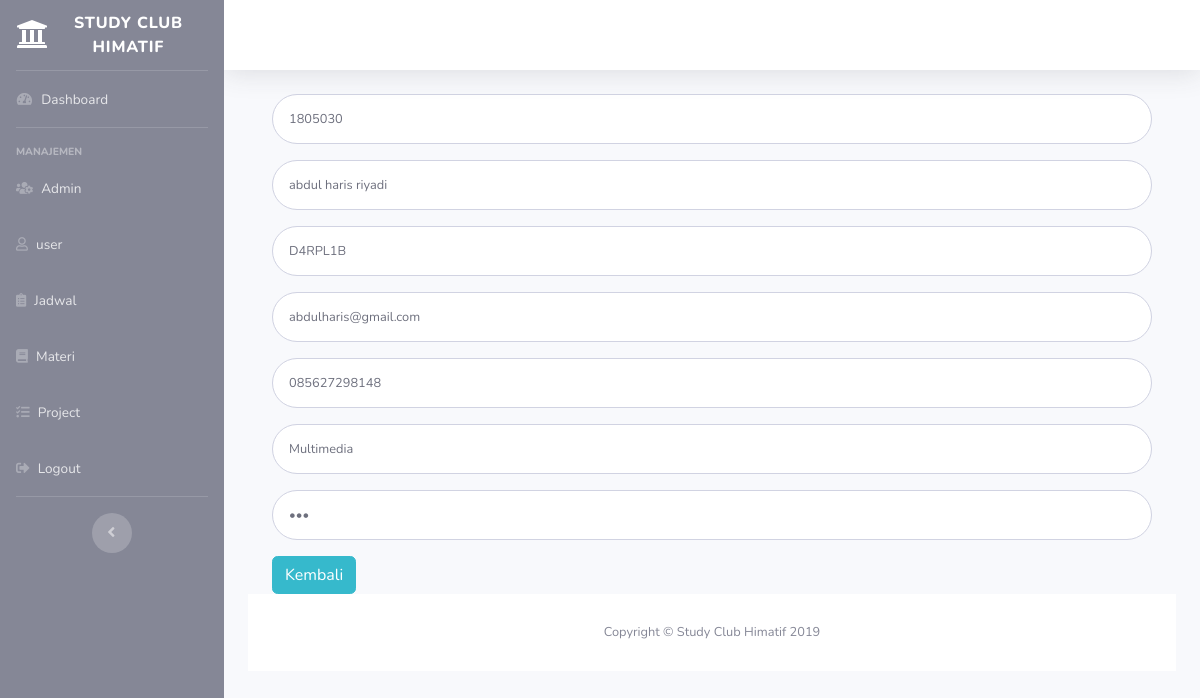
The page /admin/user/detail.php?nim=1805030 on the database its author committed.
### tables this page shows
CREATE TABLE `user` (
  `nim` int(50) NOT NULL,
  `nama` varchar(40) NOT NULL,
  `kelas` varchar(30) NOT NULL,
  `kategori` varchar(40) NOT NULL,
  `no_hp` varchar(15) NOT NULL,
  `email` varchar(30) NOT NULL,
  `password` varchar(40) NOT NULL
);

### admin/user/detail.php (the view, shortened to what this page needs)
<?php
include '../../koneksi.php';
$x = $_GET["nim"];
$q="SELECT * FROM user WHERE nim='$x'";
$query= mysqli_query($koneksi,$q);
foreach($query as $data) :
  $nim=$data["nim"];
  $nama=$data['nama'];
  $kelas=$data['kelas'];
  $kategori=$data['kategori'];
  $no_hp=$data['no_hp'];
  $email=$data['email'];
  $password=$data['password'];
endforeach;
?>
<!DOCTYPE html>
<html lang="en">
<head>
  <link href="../../vendor/fontawesome-free/css/all.min.css" rel="stylesheet" type="text/css">
  <link href="../../css/sb-admin-2.min.css" rel="stylesheet">
<link href="../../vendor/datatables/dataTables.bootstrap4.min.css" rel="stylesheet">
</head>
<body id="page-top">
  <div id="wrapper">
    <?php
      include 'menu.php';
    ?>
    <div id="content-wrapper" class="d-flex flex-column">
      <div id="content">
      <?php
      include 'header.php';
    ?>
          <div class="container-fluid">
           <div class="container">
           <div class="row-md-3">
           <form class="user" action="" method="post">
										<div class="form-group">
											<input type="text" class="form-control form-control-user" name="nim" value="<?=$nim?>">
										</div>
										<div class="form-group">
											<input type="text" class="form-control form-control-user" name="nama" value="<?=$nama?>">
										</div>
										<div class="form-group">
											<input type="text" class="form-control form-control-user" name="kelas" value="<?=$kelas?>">
                    </div>
                    <div class="form-group">
											<input type="text" class="form-control form-control-user" name="email" value="<?= $email?>">
										</div>
										<div class="form-group">
											<input type="text" class="form-control form-control-user" name="no_hp" value="<?=$no_hp?>">
										</div>
										<div class="form-group">
											<input type="text" class="form-control form-control-user" name="kategori" value="<?=$kategori?>">
										</div>
										<div class="form-group">
											<input type="password" class="form-control form-control-user" name="password" value="<?=$password?>">
										</div>
                            <a href="user.php" class="btn btn-info ">Kembali</a>
                        </form>
           </div>
           </div>
      <footer class="sticky-footer bg-white">
        <div class="container my-auto">
          <div class="copyright text-center my-auto">
            <span>Copyright &copy; Study Club Himatif 2019</span>
          </div>
        </div>
      </footer>
    </div>
  </div>
</body>
</html>

### rows shown on the page
user: nim "1805030", nama "abdul haris riyadi", kelas "D4RPL1B", email "abdulharis@gmail.com", no_hp "085627298148", kategori "Multimedia"
